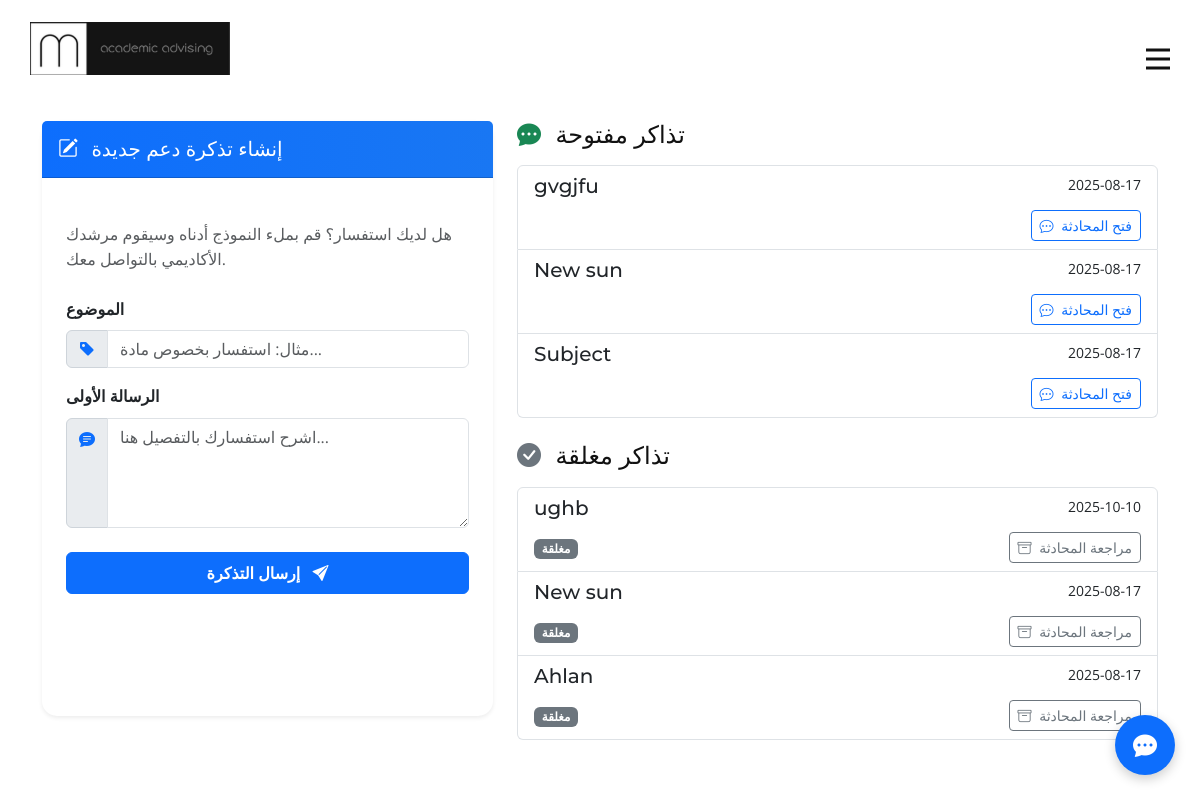
Page /student/tickets (signed in) on the committed database.
### services/db_tickets.py (models this page shows, shortened)
class Ticket(db.Model):
    __tablename__ = 'tickets'
    id = db.Column(db.Integer, primary_key=True)
    subject = db.Column(db.Text, nullable=True)
    status = db.Column(db.String(20), nullable=True, default='New')
    created_at = db.Column(db.DateTime, default=datetime.utcnow)
    student_id = db.Column(db.Integer, db.ForeignKey('student.id'), nullable=True)
    advisor_id = db.Column(db.Integer, db.ForeignKey('doctor.id'), nullable=True)
    messages = db.relationship('ChatMessage', backref='ticket', lazy='dynamic', cascade="all, delete-orphan")

### student_routes.py (the view, shortened to what this page needs)
@student_bp.route("/student/tickets", methods=['GET', 'POST'])
def student_tickets():
    if "id" not in session:
        flash("الرجاء تسجيل الدخول للوصول لهذه الصفحة.", "warning")
        return redirect(url_for('auth.login_get'))
    form = TicketForm()
    all_tickets = Ticket.query.filter_by(student_id=session['id']).order_by(Ticket.created_at.desc()).all()
    open_tickets = [t for t in all_tickets if t.status in ('New', 'Open')]
    closed_tickets = [t for t in all_tickets if t.status == 'Closed']
    return render_template('student_tickets.html', form=form, open_tickets=open_tickets, closed_tickets=closed_tickets)

### student_routes.py
class TicketForm(FlaskForm):
    subject = StringField('الموضوع', validators=[DataRequired()])
    message = TextAreaField('الرسالة', validators=[DataRequired()])
    submit = SubmitField('إرسال')

### templates/student_tickets.html (shortened to what this page needs)
{% extends 'mainn.html' %}
{% block body %}
<div class="container mt-4 mb-5">
    <div class="row">
        <div class="col-lg-5 mb-4">
            <div class="card shadow-sm form-card">
                <div class="card-header card-header-gradient text-white p-3">
                    <h5 class="mb-0"><i class="bi bi-pencil-square me-2"></i> إنشاء تذكرة دعم جديدة</h5>
                </div>
                <div class="card-body p-4">
                    <p class="text-muted mb-4">هل لديك استفسار؟ قم بملء النموذج أدناه وسيقوم مرشدك الأكاديمي بالتواصل معك.</p>
                    <form method="POST" action="{{ url_for('student.student_tickets') }}">
                        {{ form.hidden_tag() }} <div class="mb-3">
                            <label for="subject" class="form-label fw-bold">الموضوع</label>
                            <div class="input-group">
                                <span class="input-group-text"><i class="bi bi-tag-fill text-primary"></i></span>
                                {{ form.subject(class="form-control", id="subject", placeholder="مثال: استفسار بخصوص مادة...") }}
                            </div>
                        </div>
                        <div class="mb-4">
                            <label for="message" class="form-label fw-bold">الرسالة الأولى</label>
                             <div class="input-group">
                                <span class="input-group-text align-items-start pt-2"><i class="bi bi-chat-text-fill text-primary"></i></span>
                                {{ form.message(class="form-control", id="message", rows="4", placeholder="اشرح استفسارك بالتفصيل هنا...") }}
                            </div>
                        </div>
                        <button type="submit" class="btn btn-primary w-100 py-2 submit-btn">
                            إرسال التذكرة <i class="bi bi-send-fill ms-2"></i>
                        </button>
                    </form>
                </div>
            </div>
        </div>
<div class="col-lg-7">
    <h4 class="mb-3"><i class="bi bi-chat-dots-fill text-success me-2"></i> تذاكر مفتوحة</h4>
    <div class="list-group mb-4">
        {% if open_tickets %}
            {% for ticket in open_tickets %}
            <div class="list-group-item list-group-item-action flex-column align-items-start">
                <div class="d-flex w-100 justify-content-between">
                    <h5 class="mb-1">{{ ticket.subject }}</h5>
                    <small>{{ ticket.created_at.strftime('%Y-%m-%d') }}</small>
                </div>
                <div class="d-flex justify-content-between align-items-center mt-2">
                    <button class="btn btn-sm btn-outline-primary open-chat-btn" data-ticket-id="{{ ticket.id }}">
                        <i class="bi bi-chat-dots me-1"></i> فتح المحادثة
                    </button>
                </div>
            </div>
            {% endfor %}
        {% else %}
            <div class="text-center p-4 border rounded bg-light">
                <p class="text-muted mb-0">ليس لديك أي تذاكر مفتوحة حاليًا.</p>
            </div>
        {% endif %}
    </div>
    <h4 class="mb-3"><i class="bi bi-check-circle-fill text-secondary me-2"></i> تذاكر مغلقة</h4>
    <div class="list-group">
        {% if closed_tickets %}
            {% for ticket in closed_tickets %}
            <div class="list-group-item list-group-item-action flex-column align-items-start">
                <div class="d-flex w-100 justify-content-between">
                    <h5 class="mb-1">{{ ticket.subject }}</h5>
                    <small>{{ ticket.created_at.strftime('%Y-%m-%d') }}</small>
                </div>
                <div class="d-flex justify-content-between align-items-center mt-2">
                    <span>
                        <span class="badge bg-secondary">مغلقة</span>
                    </span>
                    <button class="btn btn-sm btn-outline-secondary open-chat-btn" data-ticket-id="{{ ticket.id }}">
                        <i class="bi bi-archive me-1"></i> مراجعة المحادثة
                    </button>
                </div>
            </div>
            {% endfor %}
        {% else %}
             <div class="text-center p-4 border rounded bg-light">
                <p class="text-muted mb-0">ليس لديك أي تذاكر مغلقة.</p>
            </div>
        {% endif %}
    </div>
</div>
    </div>
</div>
<div class="chat-launcher-container">
    <button id="chat-launcher-button" aria-label="Open Chat">
        <i class="bi bi-chat-dots-fill fs-4 icon-open"></i>
    </button>
</div>
{% endblock %}

### templates/student_tickets.html (style rules this page uses)
.chat-launcher-container { position: fixed; bottom: 25px; right: 25px; z-index: 1050; }
#chat-launcher-button { background-color: #0d6efd; color: white; width: 60px; height: 60px; border-radius: 50%; border: none; display: flex; justify-content: center; align-items: center; box-shadow: 0 4px 12px rgba(0, 0, 0, 0.2); cursor: pointer; transition: transform 0.2s ease-in-out, background-color 0.2s; }
#chat-launcher-button .icon-open { display: block; }
.form-card { border-radius: 15px; border: none; transition: box-shadow 0.3s ease-in-out, transform 0.3s ease-in-out; height: 100%; }
.card-header-gradient { background-image: linear-gradient(to right, #0d6efd, #1977f3); border-top-left-radius: 15px; border-top-right-radius: 15px; }
.submit-btn { transition: transform 0.2s ease, box-shadow 0.2s ease; font-weight: 600; }
.input-group-text { background-color: #e9ecef; border: 1px solid #ced4da; }

### rows in the picture
Ticket: subject "gvgjfu", created_at "2025-08-17"
Ticket: subject "New sun", created_at "2025-08-17"
Ticket: subject "Subject", created_at "2025-08-17"
Ticket: subject "ughb", created_at "2025-10-10"
Ticket: subject "New sun", created_at "2025-08-17"
Ticket: subject "Ahlan", created_at "2025-08-17"
